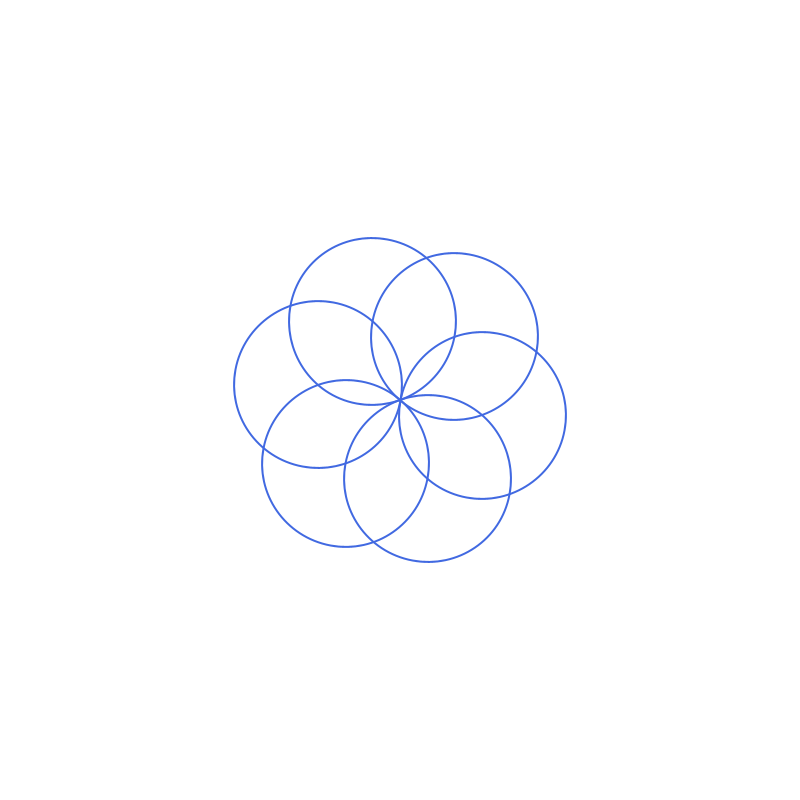
Frame 1 (no input)
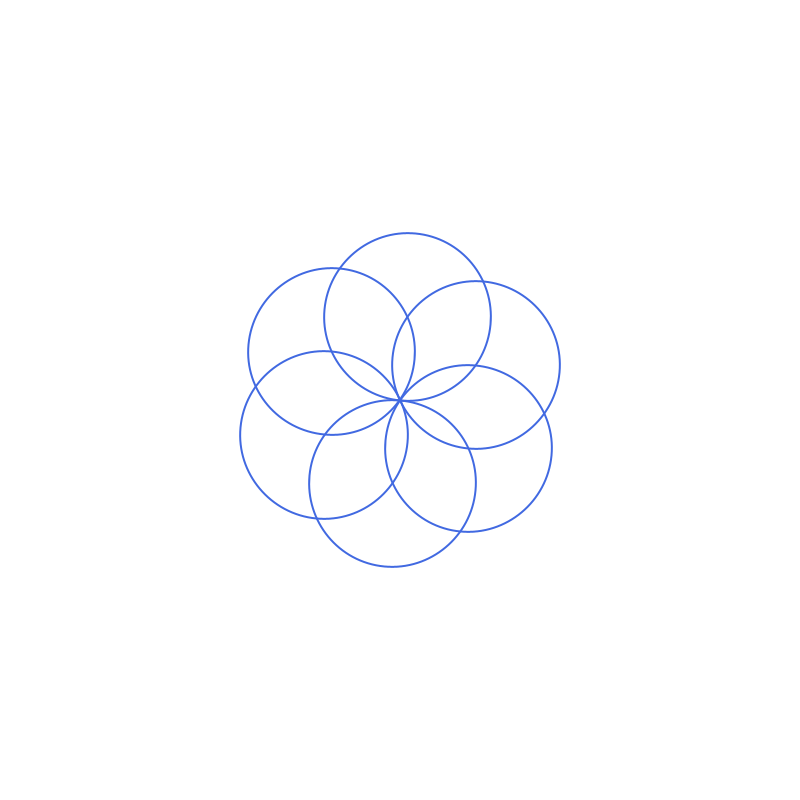
Frame 60 (the mouse pressed at the canvas centre just before this capture)
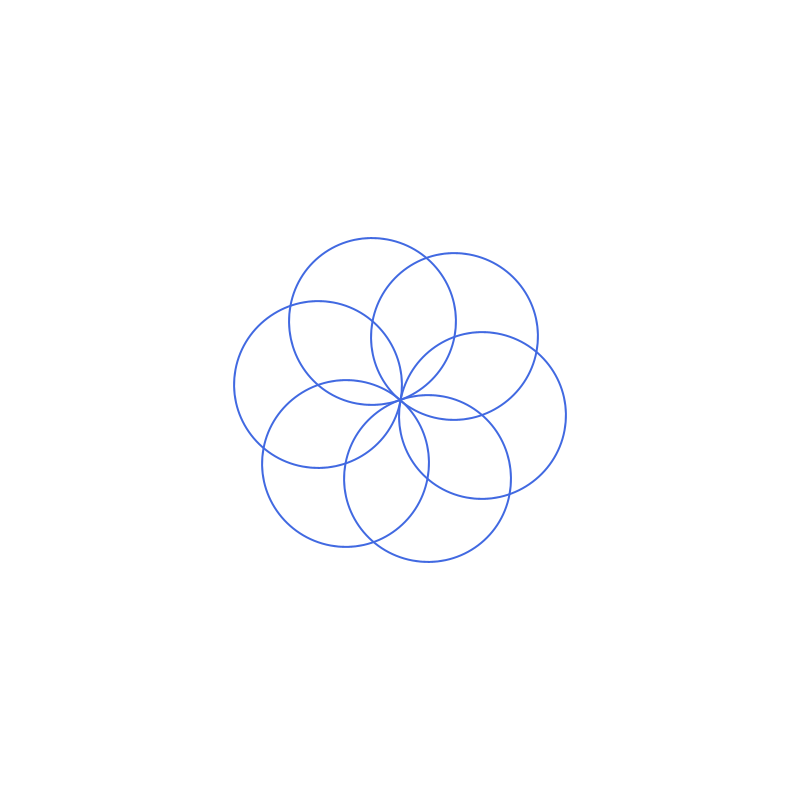
Frame 120 (the mouse held since frame 60 and released just before this capture)

The Processing sketch that drew these frames (run headless with seeded random() and noise(); from frame 60 on, the mouse is pressed at the canvas centre):

// Processing sketch: carousel
// ── carousel.pde
float d = 167;
float r = d/2;
void setup(){
  size(800,800);
}
void draw(){
  background(255,255,255);
  frameRate(30);
  noFill();
  strokeWeight(2);
  stroke(65, 105, 225);
  pushMatrix();
  translate(400,400);
  rotate(frameCount*PI/17);
  circle(-r/2, r*sqrt(3)/2, d);
  circle(-r/2, -r*sqrt(3)/2, d);
  circle(-r, 0, d);
  circle(r/2, r*sqrt(3)/2, d);
  circle(r/2, -r*sqrt(3)/2, d);
  circle(r, 0, d);
  popMatrix();
  
}
